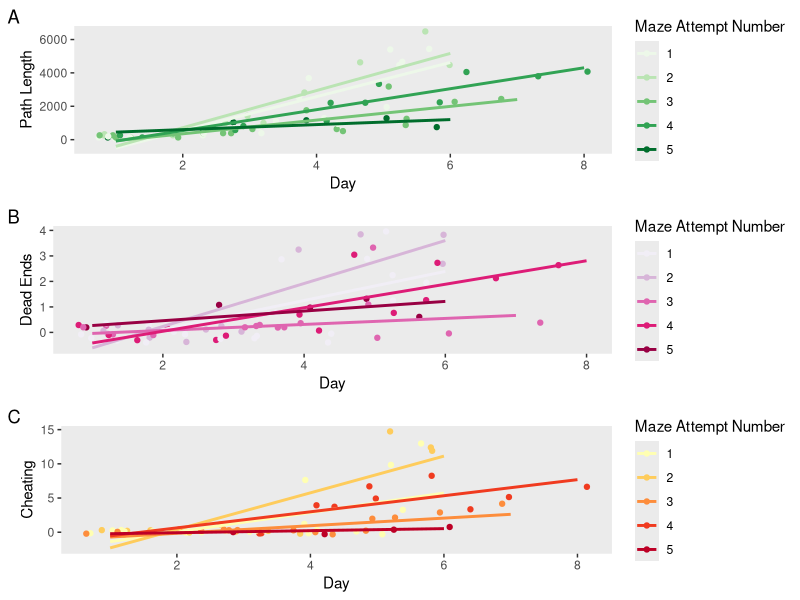
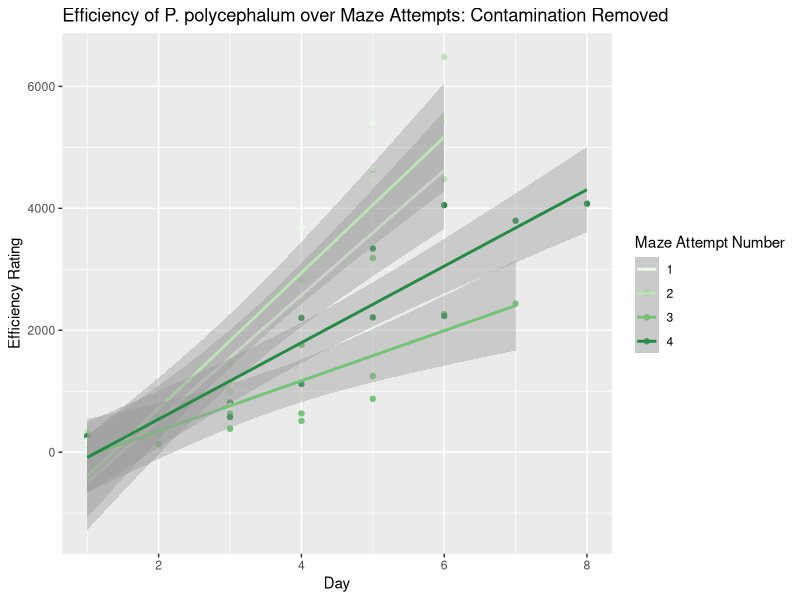
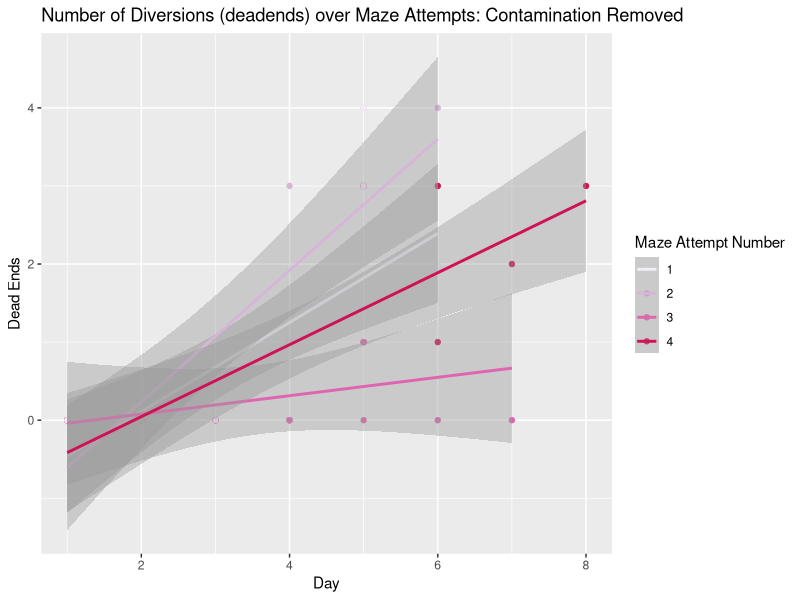
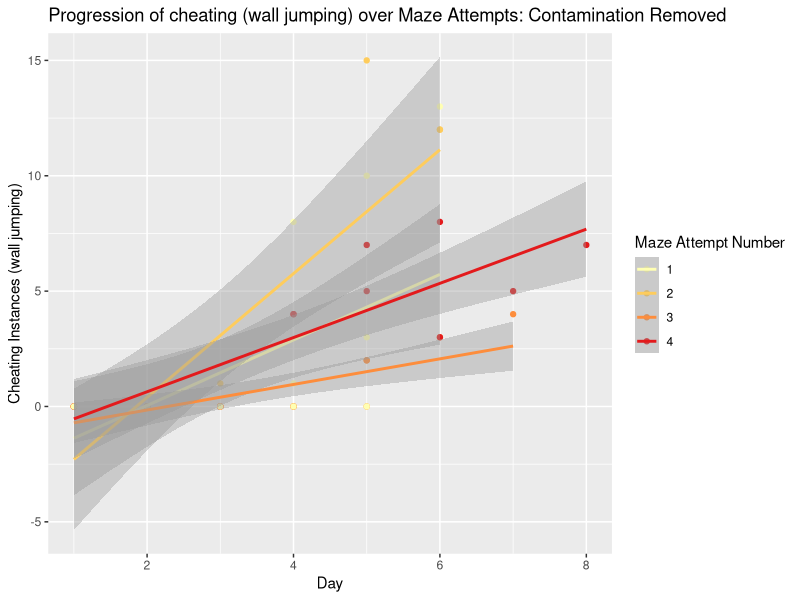

Source code (R) for these figures, in order:
#Investigating slime mold (Physarum polycephalum) memory through maze solving ability
#Undergraduate Honors Thesis, Lane Birusingh Tellegen
#Annotated Statistical Analysis 


#Install all necessary packages
install.packages("nlme")
install.packages("ggplot2")
install.packages("tidyr")
install.packages("dplyr")
install.packages("RColorBrewer")

#Add packages to library
library(nlme)
library(ggplot2)
library(tidyr)
library(dplyr)
library(RColorBrewer)


#Creating working directory
rawdata2 <- read.csv("Data2_v2.csv")

#creating a new column, turning RunNum (maze attempt number) into a factor
rawdata2$RunNumFac<-factor(rawdata2$RunNum)
rawdata2$CONTAMFac<-factor(rawdata2$CONTAM)

#This is what we did together during office hours-----

#linear regression model with randomization (randomizing for group, run number is nested in Group)
#looking at how progression of path length (dependent variable) changes over maze run attempts (independent variable)
#Expected results: as maze run number increases, path length should climb less rapidly 
#(ie the mold is more 'precise', ends with a lower/shorter path legth, which means it is MORE EFFICIENT)

options(contrasts=c("contr.helmert","contr.poly"))
ERmodelfac<-lme(ER~RunNumFac*Day, correlation=corAR1(form=~Day|Group/RunNumFac), random=~1|Group,data=rawdata2)
summary(ERmodelfac)
anova(ERmodelfac,type="marginal")
#Significant



#Graph of how efficiency rating changes over maze attempts 
ERPlot<- ggplot(rawdata2,aes(x=Day, y=ER, color=RunNumFac))+
  geom_jitter()+
  theme(
    panel.grid.major = element_blank(), # Remove major grid lines
    panel.grid.minor = element_blank()  # Remove minor grid lines
  )+
  labs(x="Day", y="Path Length", color="Maze Attempt Number", tag= "A")+
  geom_smooth(method = "lm", se = FALSE)+ #se=FALSE removes shaded error bars
  scale_color_brewer(palette = "Greens")

#Repeat with diversions as the dependent variable 
#diversions are growth down dead-end paths
options(contrasts=c("contr.helmert","contr.poly"))
DIVmodelfac<-lme(DIV~RunNumFac*Day, correlation=corAR1(form=~Day|Group/RunNumFac), random=~1|Group,data=rawdata2)
summary(DIVmodelfac)
anova(DIVmodelfac,type="marginal")
#Significant

DIVPlot<- ggplot(rawdata2,aes(x=Day, y=DIV, color=RunNumFac))+
  geom_jitter()+
  theme(
    panel.grid.major = element_blank(), # Remove major grid lines
    panel.grid.minor = element_blank()  # Remove minor grid lines
  )+
  labs(x="Day", y="Dead Ends", color="Maze Attempt Number", tag = "B")+
  geom_smooth(method = "lm", se = FALSE)+
  scale_color_brewer(palette = "PuRd")

#repeat with cheating as dependent variable
#cheating is growth over maze walls
options(contrasts=c("contr.helmert","contr.poly"))
CHTmodelfac<-lme(CHT~RunNumFac*Day, correlation=corAR1(form=~Day|Group/RunNumFac), random=~1|Group,data=rawdata2)
summary(CHTmodelfac)
anova(CHTmodelfac,type="marginal")
#Significant


CHTPlot<- ggplot(rawdata2,aes(x=Day, y=CHT, color=RunNumFac))+
  geom_jitter()+
  theme(
    panel.grid.major = element_blank(), # Remove major grid lines
    panel.grid.minor = element_blank()  # Remove minor grid lines
  )+
  labs(x="Day", y="Cheating", color="Maze Attempt Number", tag ="C")+
  geom_smooth(method = "lm", se = FALSE)+
  scale_color_brewer(palette = "YlOrRd")



#creating a combined figure 

install.packages("gridExtra")
library(gridExtra)

grid.arrange(ERPlot, DIVPlot, CHTPlot, nrow=3)


#Remove contaminated plates from the data set and repeat statistics
#This is to identify if the contaminated plates have a significant effect on the statistical results
#see appendix of manuscript for more information


#Linear Regression Models without contaminated plates

puredatall<-rawdata2[!rawdata2$CONTAM == "1", ]
puredatall<-rawdata2[!rawdata2$RunNumFac == "5", ]


#ER

options(contrasts=c("contr.helmert","contr.poly"))
CERmodelfac<-lme(ER~RunNumFac*Day, correlation=corAR1(form=~Day|Group/RunNumFac), random=~1|Group,data=puredatall)
summary(CERmodelfac)
anova(CERmodelfac,type="marginal")
#Significant

#Graph of how efficiency rating changes over maze attempts 
ggplot(puredatall,aes(x=Day, y=ER, color=RunNumFac))+
  geom_point()+
  ggtitle("Efficiency of P. polycephalum over Maze Attempts: Contamination Removed")+
  labs(x="Day", y="Efficiency Rating", color="Maze Attempt Number")+
  geom_smooth(method = "lm")+
  scale_color_brewer(palette = "Greens")


#DIV

options(contrasts=c("contr.helmert","contr.poly"))
CDIVmodelfac<-lme(DIV~RunNumFac*Day, correlation=corAR1(form=~Day|Group/RunNumFac), random=~1|Group,data=puredatall)
summary(CDIVmodelfac)
anova(CDIVmodelfac,type="marginal")
#Significant

ggplot(puredatall,aes(x=Day, y=DIV, color=RunNumFac))+
  geom_point()+
  ggtitle("Number of Diversions (deadends) over Maze Attempts: Contamination Removed")+
  labs(x="Day", y="Dead Ends", color="Maze Attempt Number")+
  geom_smooth(method = "lm")+
  scale_color_brewer(palette = "PuRd")


#CHT

options(contrasts=c("contr.helmert","contr.poly"))
CCHTmodelfac<-lme(CHT~RunNumFac*Day, correlation=corAR1(form=~Day|Group/RunNumFac), random=~1|Group,data=puredatall)
summary(CCHTmodelfac)
anova(CCHTmodelfac,type="marginal")
#Significant

ggplot(puredatall,aes(x=Day, y=CHT, color=RunNumFac))+
  geom_point()+
  ggtitle("Progression of cheating (wall jumping) over Maze Attempts: Contamination Removed")+
  labs(x="Day", y="Cheating Instances (wall jumping)", color="Maze Attempt Number")+
  geom_smooth(method = "lm")+
  scale_color_brewer(palette = "YlOrRd")


